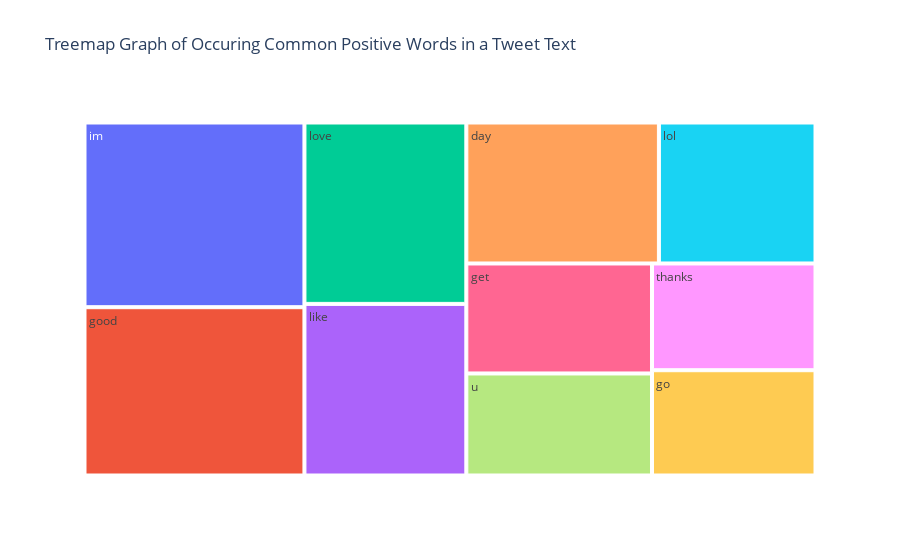

The notebook cell saved with this chart:
### Code cell
#Creating a Treemap Graph of Occuring Common Positive Words in a TweetText
fig = px.treemap(temp_pos, path=['Common Words'],
                 values='Count',
                 title='Treemap Graph of Occuring Common Positive Words in a Tweet Text')
fig.show()

### Figure 1 — Plotly figure (JSON) as saved in the notebook; plotly's stock layout.template omitted (floating-point values rounded to 4 significant figures)
{"data": [{"branchvalues": "total", "domain": {"x": [0, 1], "y": [0, 1]}, "hovertemplate": "labels=%{label}<br>Count=%{value}<br>parent=%{parent}<br>id=%{id}<extra></extra>", "ids": ["day", "get", "go", "good", "im", "like", "lol", "love", "thanks", "u"], "labels": ["day", "get", "go", "good", "im", "like", "lol", "love", "thanks", "u"], "name": "", "parents": ["", "", "", "", "", "", "", "", "", ""], "type": "treemap", "values": [58982, 44360, 37398, 80420, 88247, 60353, 47955, 63790, 37911, 41161]}], "layout": {"legend": {"tracegroupgap": 0}, "title": {"text": "Treemap Graph of Occuring Common Positive Words in a Tweet Text"}}}
